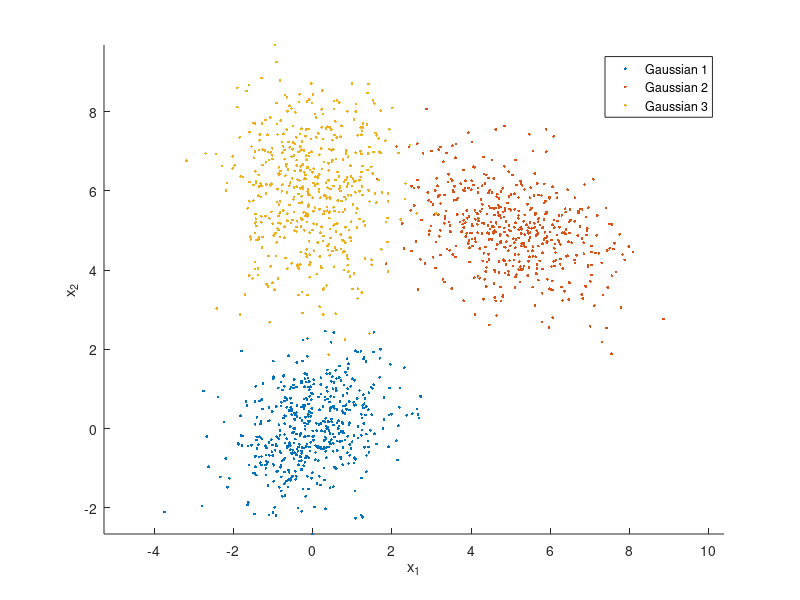

MATLAB code for this plot: (Note: this script raises an error after producing the figure.)
%% 生成三个高斯分布的数据
clear; clc; close all;
rng(42);

%% 构造三个二维高斯分布
mu1 = [0, 0]; 
mu2 = [5, 5]; 
mu3 = [0, 6];

Sigma1 = [1, 0.3; 0.3, 1];
Sigma2 = [1.5, -0.4; -0.4, 1];
Sigma3 = [1, 0; 0, 1.8];

n = 500;

data1 = mvnrnd(mu1, Sigma1, n);
data2 = mvnrnd(mu2, Sigma2, n);
data3 = mvnrnd(mu3, Sigma3, n);

data = [data1; data2; data3];
true_labels = [ones(n,1); 2*ones(n,1); 3*ones(n,1)];

%% 图1：原始散点图
figure('Name', '图1 原始散点图', 'Color', 'w');
scatter(data1(:,1), data1(:,2), 4, 'red', 'filled'); hold on;
scatter(data2(:,1), data2(:,2), 4, "green", 'filled');
scatter(data3(:,1), data3(:,2), 4, 'blue', 'filled');
xlabel('x_1'); ylabel('x_2');
legend('Gaussian 1', 'Gaussian 2', 'Gaussian 3', 'Location', 'best');
axis equal; hold off;

%% 使用K-means初始化GMM
K = 3; 
N = size(data,1); 
dim = 2;
max_iter = 100;
tol = 1e-6;

[~, init_labels] = kmeans(data, K, 'MaxIter', 100, 'Replicates', 5);

pi_hat = ones(1,K) / K;
mu_hat = zeros(K,dim);
Sigma_hat = repmat(eye(dim), [1,1,K]);

for k = 1:K
    idx = init_labels == k;
    if sum(idx) > 1
        mu_hat(k,:) = mean(data(idx,:), 1);
        Sigma_tmp = cov(data(idx,:));
    else
        mu_hat(k,:) = data(randi(N), :);
        Sigma_tmp = eye(dim);
    end
    Sigma_hat(:,:,k) = ensurePositiveDefinite(Sigma_tmp, 1e-6);
end

% 记录均值迭代轨迹
mu_history = zeros(K, dim, max_iter + 1);
mu_history(:,:,1) = mu_hat;

%% EM 算法
log_likelihood = zeros(max_iter,1);

for iter = 1:max_iter
    % E step
    gamma = zeros(N, K);
    for k = 1:K
        pdf_k = mvnpdf(data, mu_hat(k,:), Sigma_hat(:,:,k));
        pdf_k(~isfinite(pdf_k)) = realmin;
        gamma(:,k) = pi_hat(k) * pdf_k;
    end
    sum_gamma = sum(gamma, 2);
    bad_rows = ~isfinite(sum_gamma) | sum_gamma <= realmin;
    sum_gamma_safe = sum_gamma;
    sum_gamma_safe(bad_rows) = realmin;
    gamma = gamma ./ sum_gamma_safe;
    
    % log-likelihood
    log_likelihood(iter) = sum(log(sum_gamma_safe));
    
    % M step
    Nk = sum(gamma, 1);
    
    % 空分量重新初始化
    if any(Nk < 1e-8) || any(~isfinite(Nk))
        fprintf('第 %d 次迭代出现空分量，重新初始化。\n', iter);
        [~, init_labels] = kmeans(data, K, 'MaxIter', 100, 'Replicates', 5);
        pi_hat = ones(1,K) / K;
        for k = 1:K
            idx = init_labels == k;
            if sum(idx) > 1
                mu_hat(k,:) = mean(data(idx,:), 1);
                Sigma_hat(:,:,k) = ensurePositiveDefinite(cov(data(idx,:)), 1e-6);
            else
                mu_hat(k,:) = data(randi(N), :);
                Sigma_hat(:,:,k) = eye(dim);
            end
        end
        mu_history(:,:,iter+1) = mu_hat;
        continue;
    end
    
    % 更新参数
    pi_hat = Nk / N;
    for k = 1:K
        mu_hat(k,:) = (gamma(:,k)' * data) / Nk(k);
    end
    for k = 1:K
        diff = data - mu_hat(k,:);
        Sigma_new = (diff' * (diff .* gamma(:,k))) / Nk(k);
        Sigma_hat(:,:,k) = ensurePositiveDefinite(Sigma_new, 1e-6);
    end
    
    mu_history(:,:,iter+1) = mu_hat;
    
    % 收敛判断
    if iter > 1 && abs(log_likelihood(iter) - log_likelihood(iter-1)) < tol
        break;
    end
end

% 截取有效迭代
actual_iter = iter;
log_likelihood = log_likelihood(1:actual_iter);
mu_history = mu_history(:,:,1:actual_iter+1);
fprintf('EM 在第 %d 步收敛, 最终对数似然为 = %.4f\n', ...
    length(log_likelihood), log_likelihood(end));

%% 使用最终参数重新计算 gamma
gamma = zeros(N, K);
for k = 1:K
    pdf_k = mvnpdf(data, mu_hat(k,:), Sigma_hat(:,:,k));
    pdf_k(~isfinite(pdf_k)) = realmin;
    gamma(:,k) = pi_hat(k) * pdf_k;
end
sum_gamma = sum(gamma, 2);
bad_rows = ~isfinite(sum_gamma) | sum_gamma <= realmin;
sum_gamma_safe = sum_gamma;
sum_gamma_safe(bad_rows) = realmin;
gamma = gamma ./ sum_gamma_safe;
gamma(~isfinite(gamma)) = 1 / K;

%% 图2：EM 收敛曲线
figure('Name', '图2 EM 收敛曲线', 'Color', 'w');
plot(1:length(log_likelihood), log_likelihood, 'b', 'LineWidth', 1);
xlabel('Iteration'); ylabel('Log-likelihood');

%% 聚类结果与精度
[~, pred_labels] = max(gamma, [], 2);
C = confusionmat(true_labels, pred_labels);
best_acc_num = 0; best_perm = 1:K;
all_perm = perms(1:K);
for i = 1:size(all_perm, 1)
    perm = all_perm(i,:);
    correct_num = sum(C(perm(1),1) + C(perm(2),2) + C(perm(3),3));
    if correct_num > best_acc_num
        best_acc_num = correct_num;
        best_perm = perm;
    end
end
pred_labels_mapped = zeros(N, 1);
for j = 1:K
    pred_labels_mapped(pred_labels == j) = best_perm(j);
end
acc = mean(pred_labels_mapped == true_labels) * 100;
fprintf('Clustering accuracy = %.2f%%\n', acc);

%% 图3：GMM 聚类结果
figure('Name', '图3 GMM 聚类结果图', 'Color', 'w');
scatter(data(:,1), data(:,2), 4, pred_labels_mapped, 'filled');
colormap([1,0,0; 0,1,0; 0,0,1]); hold on;
plot(mu_hat(:,1), mu_hat(:,2), 'kp', 'MarkerSize', 14, 'MarkerFaceColor', 'y');
xlabel('x_1'); ylabel('x_2');
legend('聚类数据点', '最终均值', 'Location', 'best');
axis equal; hold off;

%% 图4：均值迭代轨迹
figure('Name', '图4 均值迭代轨迹图', 'Color', 'w');
scatter(data(:,1), data(:,2), 4, [0.75 0.75 0.75], 'filled'); hold on;
colors = lines(K);
for k = 1:K
    trajectory = squeeze(mu_history(k,:,:))';
    plot(trajectory(:,1), trajectory(:,2), '-o', 'Color', colors(k,:), 'LineWidth', 1, 'MarkerSize', 5);
    plot(trajectory(1,1), trajectory(1,2), 's', 'Color', colors(k,:), 'MarkerFaceColor', colors(k,:), 'MarkerSize', 5);
    plot(trajectory(end,1), trajectory(end,2), 'p', 'Color', colors(k,:), 'MarkerFaceColor', colors(k,:), 'MarkerSize', 9);
end
xlabel('x_1'); ylabel('x_2');
legend('数据点', '分量1轨迹', '分量1初始点', '分量1最终点', ...
       '分量2轨迹', '分量2初始点', '分量2最终点', ...
       '分量3轨迹', '分量3初始点', '分量3最终点', ...
       'Location', 'bestoutside');
axis equal; hold off;

%% 图5：最终高斯分布等高线图
figure('Name', '图5 最终高斯分布等高线图', 'Color', 'w');
scatter(data(:,1), data(:,2), 4, [0.75 0.75 0.75], 'filled'); hold on;
x_min = min(data(:,1)) - 1; x_max = max(data(:,1)) + 1;
y_min = min(data(:,2)) - 1; y_max = max(data(:,2)) + 1;
[X1, X2] = meshgrid(linspace(x_min, x_max, 150), linspace(y_min, y_max, 150));
X_grid = [X1(:), X2(:)];
for k = 1:K
    pdf_grid = mvnpdf(X_grid, mu_hat(k,:), Sigma_hat(:,:,k));
    pdf_grid = reshape(pdf_grid, size(X1));
    if all(isfinite(pdf_grid(:)))
        contour(X1, X2, pdf_grid, 5, 'LineWidth', 1.5, 'Color', colors(k,:));
    else
        fprintf('第 %d 个高斯分量的等高线数据异常，跳过绘制。\n', k);
    end
end
plot(mu_hat(:,1), mu_hat(:,2), 'kp', 'MarkerSize', 14, 'MarkerFaceColor', 'y');
xlabel('x_1'); ylabel('x_2');
legend('数据点', 'Gaussian 1 等高线', 'Gaussian 2 等高线', 'Gaussian 3 等高线', '最终均值', 'Location', 'best');
axis equal; hold off;

%% 输出估计参数
disp('估计得到的混合系数 pi_hat：'); disp(pi_hat);
disp('估计得到的均值 mu_hat：'); disp(mu_hat);
disp('估计得到的协方差矩阵 Sigma_hat：');
for k = 1:K
    fprintf('第 %d 个高斯分量的协方差矩阵：\n', k);
    disp(Sigma_hat(:,:,k));
end

%% 辅助函数：强制协方差矩阵对称正定
function Sigma_pd = ensurePositiveDefinite(Sigma, epsilon)
    if isempty(Sigma) || any(isnan(Sigma(:))) || any(isinf(Sigma(:)))
        Sigma_pd = eye(2); return;
    end
    Sigma_pd = (Sigma + Sigma') / 2;
    if size(Sigma_pd,1) ~= size(Sigma_pd,2)
        Sigma_pd = eye(size(Sigma_pd,1)); return;
    end
    d = size(Sigma_pd, 1);
    jitter = epsilon;
    max_try = 20;
    for i = 1:max_try
        [~, p] = chol(Sigma_pd);
        if p == 0
            Sigma_pd = (Sigma_pd + Sigma_pd') / 2;
            return;
        else
            Sigma_pd = Sigma_pd + jitter * eye(d);
            jitter = jitter * 10;
        end
    end
    [V, D] = eig(Sigma_pd);
    eig_values = diag(D);
    eig_values(eig_values < epsilon) = epsilon;
    Sigma_pd = V * diag(eig_values) * V';
    Sigma_pd = real((Sigma_pd + Sigma_pd') / 2);
    Sigma_pd = Sigma_pd + epsilon * eye(d);
end
